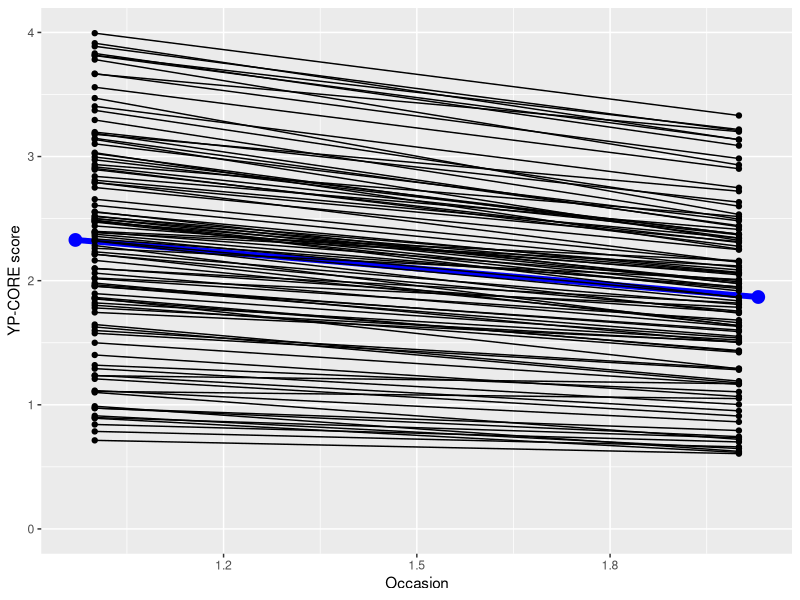

Reproduce this figure in R.
library(tidyverse)

n <- 120
set.seed(12345)
tibble(ID = 1:n,
       latent = rnorm(n, mean = 2),
       score1 = latent + rnorm(n, sd = .2)) %>%
  mutate(change = 0 - latent * .2,
         change = change + rnorm(n, sd = .1),
         score2 = score1 + change) %>%
  filter(score1 <= 4 & score1 > 0.7,
         score2 <= 4 & score2 > 0) -> tmpTib

tmpTib %>%
  pivot_longer(cols = starts_with("score"),
               names_to = "Score") %>%
  mutate(occasion = if_else(Score == "score1",
                            1,
                            2)) -> tmpTibLong

tmpOffset <- .03
tmpTibLong %>%
  group_by(occasion) %>%
  summarise(mean = mean(value)) %>%
  mutate(occasion = if_else(occasion == 1,
                            occasion - tmpOffset,
                            occasion + tmpOffset)) -> tmpTibMeans


ggplot(data = tmpTibMeans,
       aes(x = occasion, y = mean)) +
  geom_point(data = tmpTibMeans,
             aes(x = occasion,
                 y = mean),
             size = 4,
             colour = "blue") +
  geom_line(data = tmpTibMeans,
            aes(x = occasion,
                y = mean),
            linewidth = 2,
            colour = "blue") +
  geom_point(data = tmpTibLong,
             inherit.aes = FALSE,
             aes(x = occasion, y = value, group = ID)) +
  geom_line(data = tmpTibLong,
            inherit.aes = FALSE,
            aes(x = occasion, y = value, group = ID)) +
  xlab("Occasion") +
  ylab("YP-CORE score") +
  ylim(c(0, 4))

tmpTibLong %>%
  select(ID, occasion, value) %>%
  mutate(occasion = str_c("Session ", occasion),
         YPclin = 10 * value) %>%
  rename(RespondentID = ID,
         SessionN = occasion,
         YPmean = value) %>%
  write.csv(file = "YPlong.csv")

tmpTib %>%
  select(ID, score1, score2) %>%
  rename(RespondentID = ID,
         YPmean1 = score1,
         YPmean2 = score2) %>%
  mutate(YPclin1 = 10 * YPmean1,
         YPclin2 = 10 * YPmean2) %>%
  write.csv(file = "YPwide.csv")
